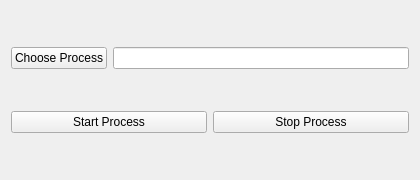
<?xml version="1.0" encoding="UTF-8"?>
<ui version="4.0">
 <class>Widget</class>
 <widget class="QWidget" name="Widget">
  <property name="geometry">
   <rect>
    <x>0</x>
    <y>0</y>
    <width>420</width>
    <height>180</height>
   </rect>
  </property>
  <property name="windowTitle">
   <string>Widget</string>
  </property>
  <layout class="QVBoxLayout" name="verticalLayout">
   <item>
    <layout class="QHBoxLayout" name="horizontalLayout_2">
     <item>
      <widget class="QPushButton" name="chooseProcess_pushButton">
       <property name="text">
        <string>Choose Process</string>
       </property>
      </widget>
     </item>
     <item>
      <widget class="QLineEdit" name="processPath_lineEdit"/>
     </item>
    </layout>
   </item>
   <item>
    <layout class="QHBoxLayout" name="horizontalLayout">
     <item>
      <widget class="QPushButton" name="startProcess_pushButton">
       <property name="text">
        <string>Start Process</string>
       </property>
      </widget>
     </item>
     <item>
      <widget class="QPushButton" name="stopProces_pushButton">
       <property name="text">
        <string>Stop Process</string>
       </property>
      </widget>
     </item>
    </layout>
   </item>
  </layout>
 </widget>
 <resources/>
 <connections/>
</ui>
